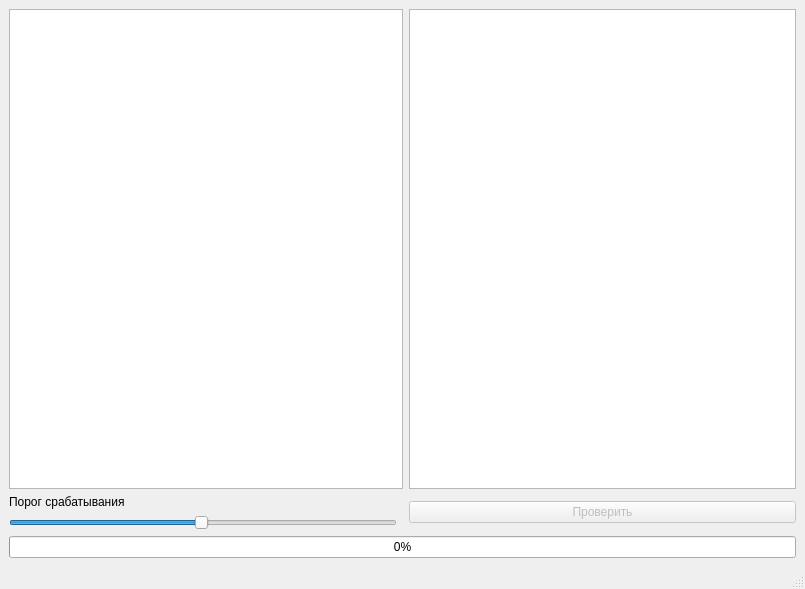
<?xml version="1.0" encoding="UTF-8"?>
<ui version="4.0">
 <class>MainWindow</class>
 <widget class="QMainWindow" name="MainWindow">
  <property name="geometry">
   <rect>
    <x>0</x>
    <y>0</y>
    <width>805</width>
    <height>589</height>
   </rect>
  </property>
  <property name="windowTitle">
   <string>MainWindow</string>
  </property>
  <widget class="QWidget" name="centralwidget">
   <layout class="QGridLayout" name="gridLayout">
    <item row="6" column="0" colspan="3">
     <widget class="QProgressBar" name="progress">
      <property name="value">
       <number>0</number>
      </property>
      <property name="textVisible">
       <bool>true</bool>
      </property>
     </widget>
    </item>
    <item row="4" column="0">
     <widget class="QLabel" name="label">
      <property name="text">
       <string>Порог срабатывания</string>
      </property>
     </widget>
    </item>
    <item row="0" column="0" colspan="2">
     <widget class="QPlainTextEdit" name="edit1"/>
    </item>
    <item row="0" column="2">
     <widget class="QPlainTextEdit" name="edit2"/>
    </item>
    <item row="5" column="0">
     <widget class="QSlider" name="slider">
      <property name="minimum">
       <number>50</number>
      </property>
      <property name="maximum">
       <number>149</number>
      </property>
      <property name="value">
       <number>99</number>
      </property>
      <property name="orientation">
       <enum>Qt::Horizontal</enum>
      </property>
     </widget>
    </item>
    <item row="4" column="2" rowspan="2">
     <widget class="QPushButton" name="btn">
      <property name="enabled">
       <bool>false</bool>
      </property>
      <property name="text">
       <string>Проверить</string>
      </property>
     </widget>
    </item>
   </layout>
  </widget>
  <widget class="QMenuBar" name="menubar">
   <property name="geometry">
    <rect>
     <x>0</x>
     <y>0</y>
     <width>805</width>
     <height>26</height>
    </rect>
   </property>
  </widget>
  <widget class="QStatusBar" name="statusbar"/>
 </widget>
 <resources/>
 <connections/>
</ui>
